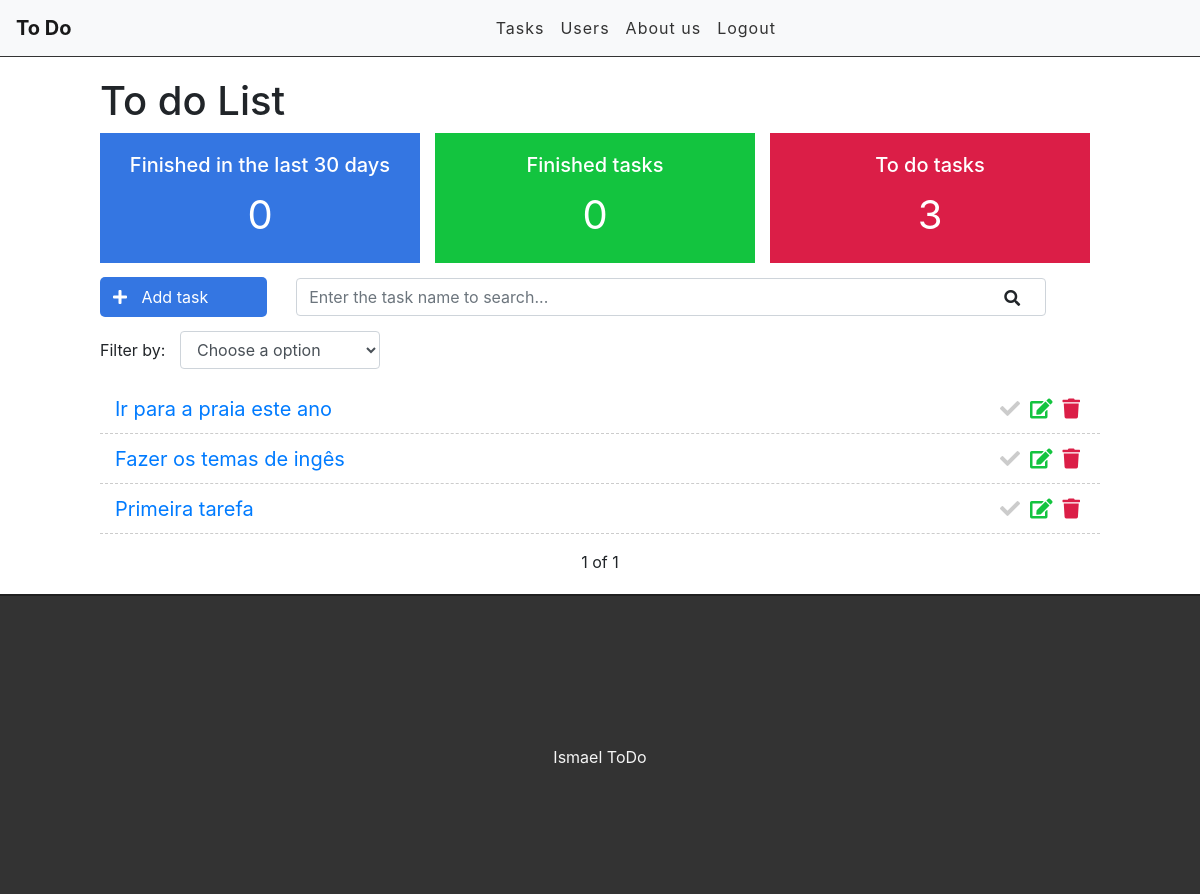
Before: / (signed in) with the older database file.
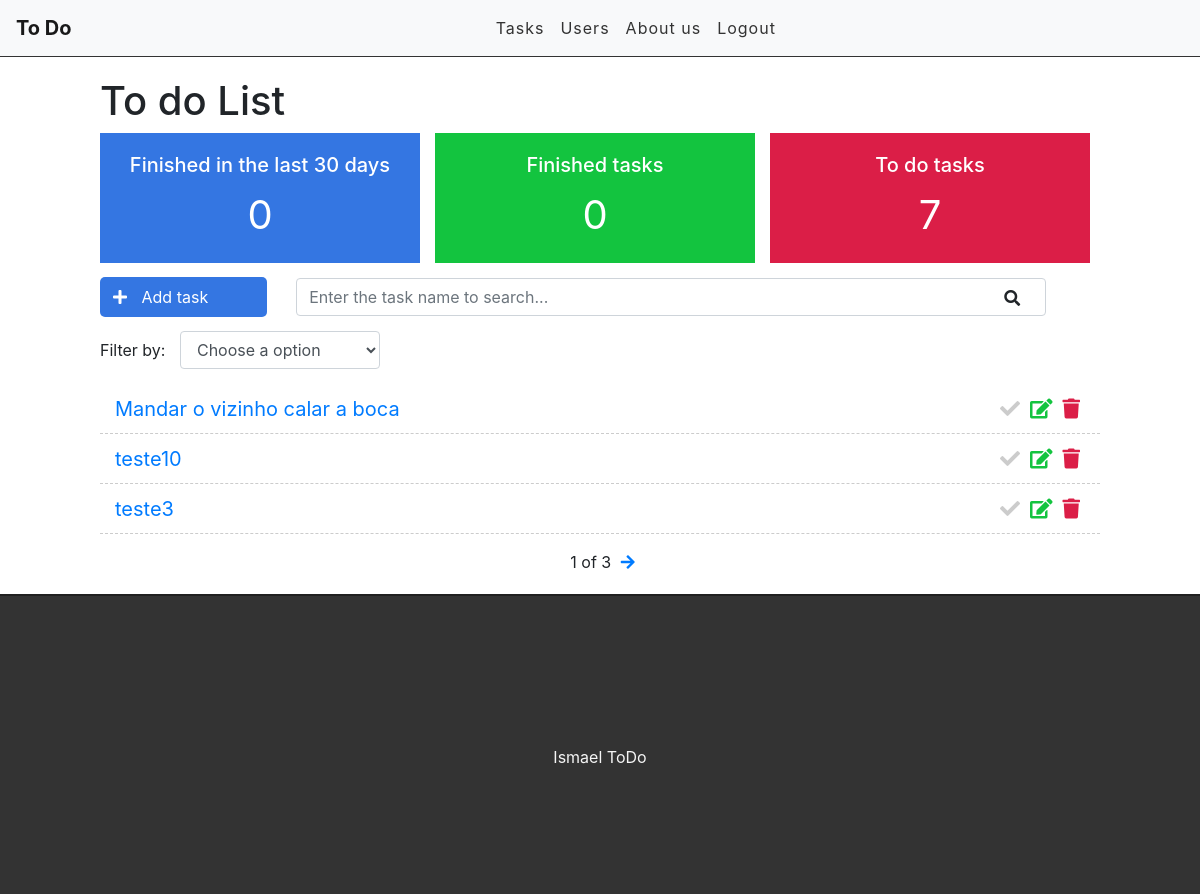
After: the same page with the newer database file.
### tasks/models.py (models this page shows, shortened)
class Task(models.Model):
    STATUS = (  # tipos pré definidos
        ('doing', 'Doing'),
        ('done', 'Done'),
    )
    title = models.CharField(max_length=255)
    description = models.TextField()
    done = models.CharField(  # pra saber o status da tarefa
        max_length=5,
        choices=STATUS,
    )
    user = models.ForeignKey(get_user_model(), on_delete=models.CASCADE)
    created_at = models.DateTimeField(auto_now_add=True)
    update_at = models.DateTimeField(auto_now=True)

### tasks/views.py (the view)
# urls.py: path('', views.tasklist, name='task-list'),
@login_required
def tasklist(request):
    search = request.GET.get('search')
    filter = request.GET.get('filter')
    tasksDoneRecently = Task.objects.filter(done='done', update_at__gt=datetime.datetime.now(
    )-datetime.timedelta(days=30), user=request.user).count()
    tasksDone = Task.objects.filter(done='done', user=request.user).count()
    TasksDoing = Task.objects.filter(done='doing', user=request.user).count()
    if search:
        tasks = Task.objects.filter(title__icontains=search, user=request.user)
    elif filter:
        tasks = Task.objects.filter(done=filter, user=request.user)
    else:
        tasks_list = Task.objects.all().order_by(
            '-created_at').filter(user=request.user)  # pegando tudo Task do banco
        paginator = Paginator(tasks_list, 3)
        page = request.GET.get('page')
        tasks = paginator.get_page(page)
    return render(request, 'tasks/list.html', {'tasks': tasks, 'tasksrecently': tasksDoneRecently, 'tasksdone': tasksDone, 'tasksdoing': TasksDoing})

### tasks/templates/tasks/list.html (shortened to what this page needs)
{% extends 'base.html' %}
{% block content %}
<div class="offset-1 col-10 list-div">
    <h1>To do List</h1>
    <div class="container dashboard">
        <div class="col-4 dashboard-box" id="dashboard-lastdays">
            <h4>Finished in the last 30 days</h4>
            <span>{{ tasksrecently }}</span>
        </div>
        <div class="col-4 dashboard-box" id="dashboard-done">
            <h4>Finished tasks</h4>
            <span>{{ tasksdone}}</span>
        </div>
        <div class="col-4 dashboard-box" id="dashboard-doing">
            <h4>To do tasks</h4>
            <span>{{ tasksdoing }}</span>
        </div>
    </div>
    <a id="add-link" href="newTask/">
        <div class="col-2 add-div">
            <i class="fas fa-plus"></i> Add task
        </div>
    </a>
    <div class="col-9 search-div">
        <form method="GET" id="search-form">
            <input class="form-control" type="text" id="search" name="search"
                placeholder="Enter the task name to search..." value="{{ request.GET.search }}">
            <i class="fas fa-search" id="search-btn" id="search-btn"></i>
        </form>
    </div>
    <div class="col-12 filter-div">
        <span>Filter by:</span>
        <select name="filter" id="filter" class="form-control">
            <option value="">Choose a option</option>
        </select>
    </div>
    <ul class="task-list">
        {% for task in tasks %}
        {% if task.done == 'doing' %}
        <li class="task-item">
            {% else %}
        <li class="task-item done">
            {% endif %}
            <span><a href="/task/{{task.id}}">{{task.title}}</a></span>
            <a href="delete/{{task.id}}" class="delete-btn"><span><i class="fas fa-trash"></i></span></a>
            <a href="edit/{{task.id}}"><span><i class="fas fa-edit"></i></span></a>
            <a href="changestatus/{{task.id}}"><span><i class="fas fa-check"></i></span></a>
        </li>
        {% endfor %}
    </ul>
    <div class="pagination">
        <span class="step-links">
            {% if tasks.paginator.num_pages %}
            <span class="current">
                {{ tasks.number }} of {{ tasks.paginator.num_pages }}
            </span>
            {% endif %}
            {% if tasks.has_next %}
            <a href="?page={{ tasks.next_page_number}}"><i class="fas fa-arrow-right"></i></a>
            {% endif %}
        </span>
    </div>
</div>
{% endblock %}

Changed rows visible on the page:
no longer on this page (row edited): Task: title "Ir para a praia este ano"
no longer on this page (row unchanged): Task: title "Fazer os temas de ingês"
removed Task: title "Primeira tarefa"
added Task: title "Mandar o vizinho calar a boca"
added Task: title "teste10"
added Task: title "teste3"
Other visible differences:
{{ tasksdoing }}: "3" → "7"
{{ tasks.paginator.num_pages }}: "1" → "3"
